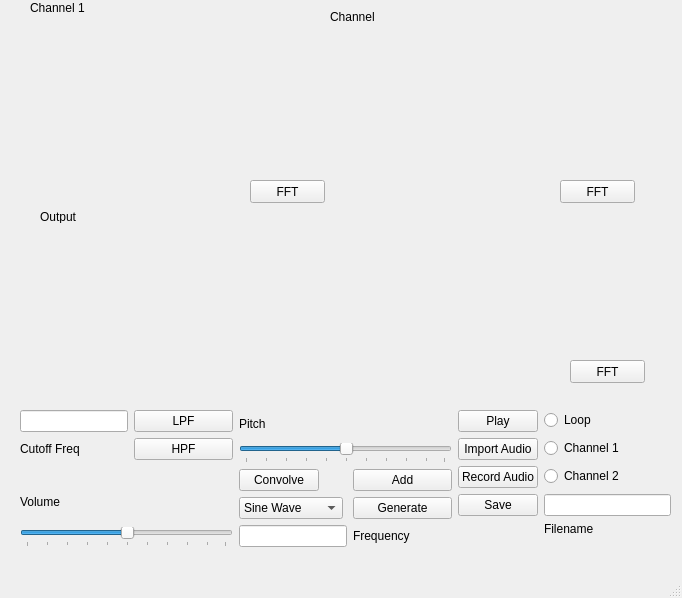
<?xml version="1.0" encoding="UTF-8"?>
<ui version="4.0">
 <class>MainWindow</class>
 <widget class="QMainWindow" name="MainWindow">
  <property name="geometry">
   <rect>
    <x>0</x>
    <y>0</y>
    <width>682</width>
    <height>598</height>
   </rect>
  </property>
  <property name="windowTitle">
   <string>MainWindow</string>
  </property>
  <widget class="QWidget" name="centralwidget">
   <widget class="QWidget" name="originalplot" native="true">
    <property name="geometry">
     <rect>
      <x>20</x>
      <y>20</y>
      <width>221</width>
      <height>181</height>
     </rect>
    </property>
   </widget>
   <widget class="QWidget" name="newplot" native="true">
    <property name="geometry">
     <rect>
      <x>330</x>
      <y>30</y>
      <width>221</width>
      <height>171</height>
     </rect>
    </property>
   </widget>
   <widget class="QWidget" name="originalplot_2" native="true">
    <property name="geometry">
     <rect>
      <x>30</x>
      <y>240</y>
      <width>531</width>
      <height>141</height>
     </rect>
    </property>
   </widget>
   <widget class="QLabel" name="label_2">
    <property name="geometry">
     <rect>
      <x>30</x>
      <y>0</y>
      <width>161</width>
      <height>16</height>
     </rect>
    </property>
    <property name="text">
     <string>Channel 1</string>
    </property>
   </widget>
   <widget class="QLabel" name="label_3">
    <property name="geometry">
     <rect>
      <x>330</x>
      <y>10</y>
      <width>47</width>
      <height>13</height>
     </rect>
    </property>
    <property name="text">
     <string>Channel 2</string>
    </property>
   </widget>
   <widget class="QLabel" name="label_6">
    <property name="geometry">
     <rect>
      <x>40</x>
      <y>210</y>
      <width>47</width>
      <height>13</height>
     </rect>
    </property>
    <property name="text">
     <string>Output</string>
    </property>
   </widget>
   <widget class="QPushButton" name="FFT1">
    <property name="geometry">
     <rect>
      <x>250</x>
      <y>180</y>
      <width>75</width>
      <height>23</height>
     </rect>
    </property>
    <property name="text">
     <string>FFT</string>
    </property>
   </widget>
   <widget class="QPushButton" name="FFT2">
    <property name="geometry">
     <rect>
      <x>560</x>
      <y>180</y>
      <width>75</width>
      <height>23</height>
     </rect>
    </property>
    <property name="text">
     <string>FFT</string>
    </property>
   </widget>
   <widget class="QPushButton" name="FFT3">
    <property name="geometry">
     <rect>
      <x>570</x>
      <y>360</y>
      <width>75</width>
      <height>23</height>
     </rect>
    </property>
    <property name="text">
     <string>FFT</string>
    </property>
   </widget>
   <widget class="QWidget" name="">
    <property name="geometry">
     <rect>
      <x>20</x>
      <y>410</y>
      <width>651</width>
      <height>137</height>
     </rect>
    </property>
    <layout class="QHBoxLayout" name="horizontalLayout">
     <item>
      <layout class="QVBoxLayout" name="verticalLayout_3">
       <item>
        <layout class="QFormLayout" name="formLayout_2">
         <item row="0" column="0">
          <widget class="QLineEdit" name="cutoff"/>
         </item>
         <item row="0" column="1">
          <widget class="QPushButton" name="lpf">
           <property name="text">
            <string>LPF</string>
           </property>
          </widget>
         </item>
         <item row="1" column="0">
          <widget class="QLabel" name="cutofffreq">
           <property name="text">
            <string>Cutoff Freq</string>
           </property>
          </widget>
         </item>
         <item row="1" column="1">
          <widget class="QPushButton" name="hpf">
           <property name="text">
            <string>HPF</string>
           </property>
          </widget>
         </item>
        </layout>
       </item>
       <item>
        <layout class="QVBoxLayout" name="verticalLayout_2">
         <item>
          <widget class="QLabel" name="volabel">
           <property name="text">
            <string>Volume</string>
           </property>
          </widget>
         </item>
         <item>
          <widget class="QSlider" name="volume">
           <property name="sliderPosition">
            <number>50</number>
           </property>
           <property name="orientation">
            <enum>Qt::Horizontal</enum>
           </property>
           <property name="tickPosition">
            <enum>QSlider::TicksBelow</enum>
           </property>
           <property name="tickInterval">
            <number>10</number>
           </property>
          </widget>
         </item>
        </layout>
       </item>
      </layout>
     </item>
     <item>
      <layout class="QVBoxLayout" name="verticalLayout">
       <item>
        <widget class="QLabel" name="label">
         <property name="text">
          <string>Pitch</string>
         </property>
        </widget>
       </item>
       <item>
        <widget class="QSlider" name="pitchrange">
         <property name="sliderPosition">
          <number>50</number>
         </property>
         <property name="tracking">
          <bool>false</bool>
         </property>
         <property name="orientation">
          <enum>Qt::Horizontal</enum>
         </property>
         <property name="tickPosition">
          <enum>QSlider::TicksBelow</enum>
         </property>
         <property name="tickInterval">
          <number>10</number>
         </property>
        </widget>
       </item>
       <item>
        <layout class="QFormLayout" name="formLayout">
         <item row="0" column="0">
          <widget class="QPushButton" name="convolve">
           <property name="text">
            <string>Convolve</string>
           </property>
          </widget>
         </item>
         <item row="0" column="1">
          <widget class="QPushButton" name="add">
           <property name="text">
            <string>Add</string>
           </property>
          </widget>
         </item>
         <item row="1" column="0">
          <widget class="QComboBox" name="wavedropdown">
           <item>
            <property name="text">
             <string>Sine Wave</string>
            </property>
           </item>
           <item>
            <property name="text">
             <string>Sawtooth</string>
            </property>
           </item>
           <item>
            <property name="text">
             <string>Square Wave</string>
            </property>
           </item>
          </widget>
         </item>
         <item row="1" column="1">
          <widget class="QPushButton" name="add_2">
           <property name="text">
            <string>Generate</string>
           </property>
          </widget>
         </item>
         <item row="2" column="0">
          <widget class="QLineEdit" name="frequency"/>
         </item>
         <item row="2" column="1">
          <widget class="QLabel" name="label_5">
           <property name="text">
            <string>Frequency</string>
           </property>
          </widget>
         </item>
        </layout>
       </item>
      </layout>
     </item>
     <item>
      <layout class="QFormLayout" name="formLayout_3">
       <item row="0" column="0">
        <widget class="QPushButton" name="play">
         <property name="text">
          <string>Play</string>
         </property>
        </widget>
       </item>
       <item row="0" column="1">
        <widget class="QRadioButton" name="loop">
         <property name="text">
          <string>Loop</string>
         </property>
        </widget>
       </item>
       <item row="1" column="0">
        <widget class="QPushButton" name="importbutton">
         <property name="text">
          <string>Import Audio</string>
         </property>
        </widget>
       </item>
       <item row="1" column="1">
        <widget class="QRadioButton" name="channel1">
         <property name="text">
          <string>Channel 1</string>
         </property>
         <attribute name="buttonGroup">
          <string notr="true">ChannelGroup</string>
         </attribute>
        </widget>
       </item>
       <item row="2" column="0">
        <widget class="QPushButton" name="recordbutton">
         <property name="text">
          <string>Record Audio</string>
         </property>
        </widget>
       </item>
       <item row="2" column="1">
        <widget class="QRadioButton" name="channel2">
         <property name="text">
          <string>Channel 2</string>
         </property>
         <attribute name="buttonGroup">
          <string notr="true">ChannelGroup</string>
         </attribute>
        </widget>
       </item>
       <item row="3" column="0">
        <widget class="QPushButton" name="save">
         <property name="text">
          <string>Save</string>
         </property>
        </widget>
       </item>
       <item row="3" column="1">
        <widget class="QLineEdit" name="filename"/>
       </item>
       <item row="4" column="1">
        <widget class="QLabel" name="label_4">
         <property name="text">
          <string>Filename</string>
         </property>
        </widget>
       </item>
      </layout>
     </item>
    </layout>
   </widget>
  </widget>
  <widget class="QMenuBar" name="menubar">
   <property name="geometry">
    <rect>
     <x>0</x>
     <y>0</y>
     <width>682</width>
     <height>21</height>
    </rect>
   </property>
  </widget>
  <widget class="QStatusBar" name="statusbar"/>
 </widget>
 <resources/>
 <connections/>
 <buttongroups>
  <buttongroup name="ChannelGroup"/>
 </buttongroups>
</ui>
